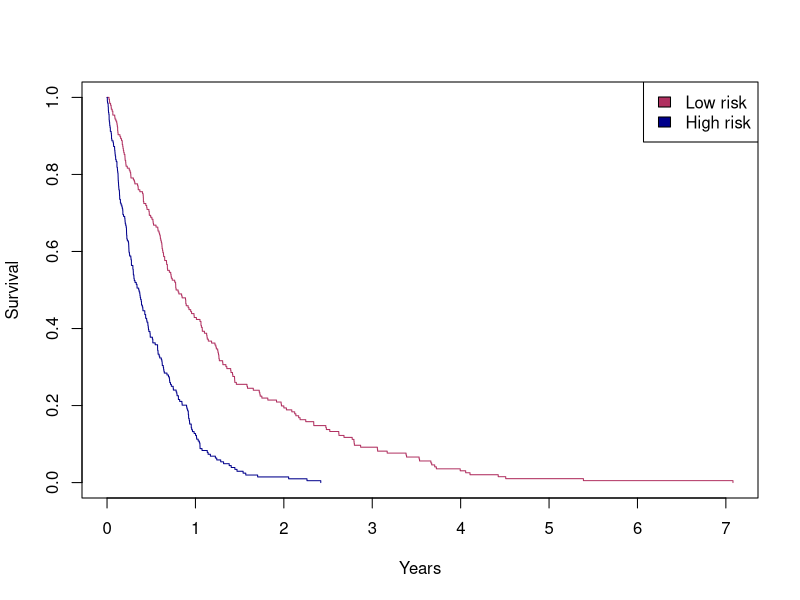

Write the R code that produced this figure.
## ---- chunk 1
library(survival)

Rmod <- sample(c("High", "Low"), 400, replace = TRUE)
survben <- rexp(400, ifelse(Rmod== "High", 1, 2))
plot(survfit(Surv(survben, rep(1, 400)) ~ Rmod), col = c("maroon", "darkblue"), ylab = "Survival", xlab = "Years")
legend("topright", fill = c("maroon", "darkblue"), legend = c("Low risk", "High risk"))
